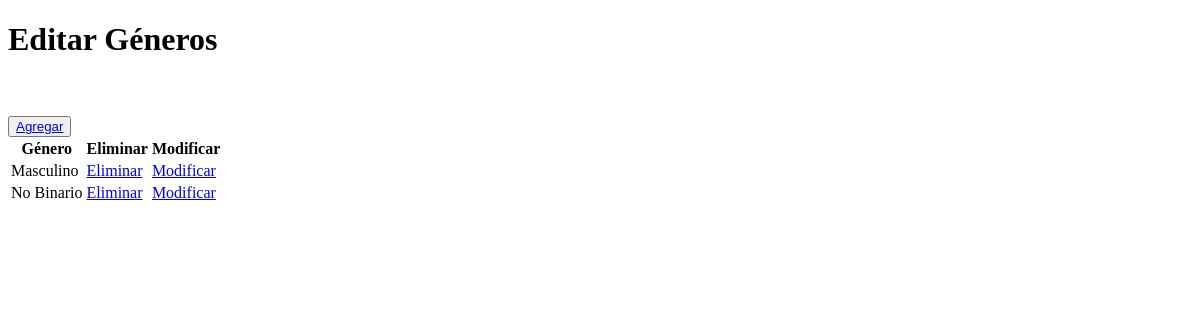
/alumnos/crud_generos, run on an earlier commit of the app's database.
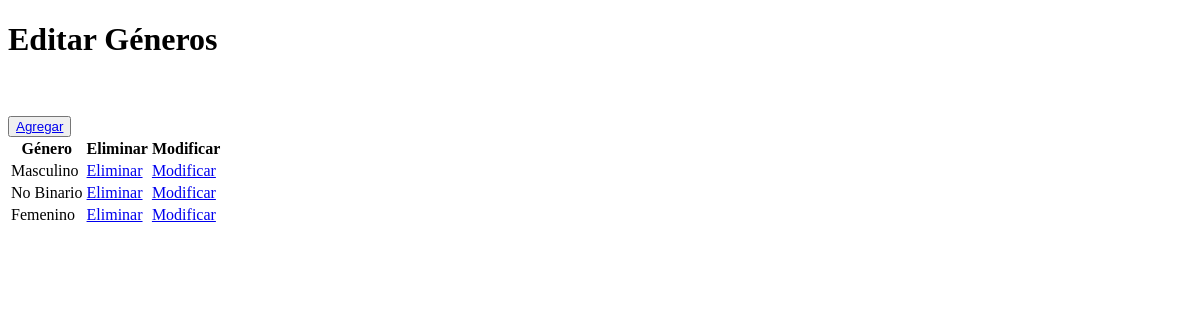
And on a later commit of the database.
### Alumnos/models.py (models this page shows, shortened)
class Genero(models.Model):
    id_genero = models.AutoField(db_column='idGenero',primary_key=True)
    genero = models.CharField(max_length=20, blank=False, null=False)

### Alumnos/views.py (the view)
# urls.py: path('crud_generos', crud_generos, name='crud_generos'),
def crud_generos(request):
    generos=Genero.objects.all()
    context={'generos':generos}
    print("enviando datos generos_list")
    return render(request,"alumnos/generos_list.html",context)

### Alumnos/templates/alumnos/generos_list.html (shortened to what this page needs)
{% load static %}
<!DOCTYPE html>
<html lang="en">
<head>
</head>
<body>
        <h1>Editar Géneros</h1><br>
        <br>
        <button type="button">
            <a href="{% url 'generosAdd' %}"> Agregar </a>
        </button>
        <table>
            {% if generos %}
                <th>Género</th>
                <th>Eliminar</th>
                <th>Modificar</th>
                {% for genero in generos %}
                <tr>
                    <td> {{genero.genero}}
                    <td> <a href="{% url 'generos_del' pk=genero.id_genero %}">Eliminar</a>
                    <td> <a href="{% url 'generos_edit' pk=genero.id_genero %}">Modificar</a>
                </tr>
                {% endfor %}
            {% endif %}
        </table>
</body>
</html>

What changed in the data, as far as the page shows it:
added Genero: genero "Femenino"
